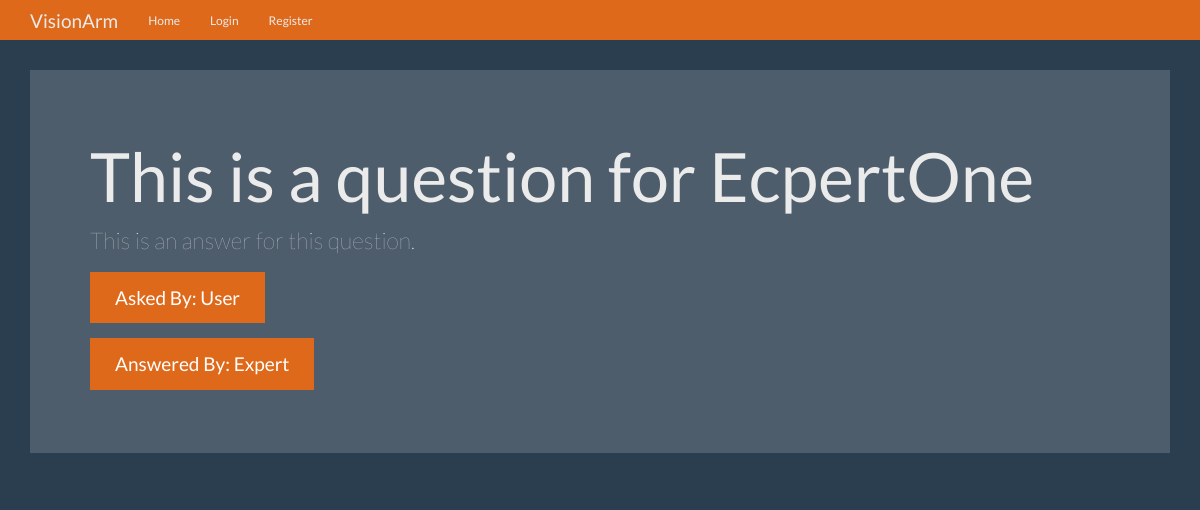
Screenshot of /question/1 with the database file from the repository.
### visionarm/models.py (models this page shows, shortened)
class Question(db.Model):
    id = db.Column(db.Integer, primary_key=True)
    question = db.Column(db.Text)
    answer = db.Column(db.Text)
    asked_by_id = db.Column(db.Integer, db.ForeignKey('user.id'))
    expert_id = db.Column(db.Integer, db.ForeignKey('user.id'))

class User(db.Model, UserMixin):
    id = db.Column(db.Integer, primary_key=True)
    login = db.Column(db.String(50))
    password = db.Column(db.String(100))
    name = db.Column(db.String(50))
    surname = db.Column(db.String(50))
    expert = db.Column(db.Boolean)
    admin = db.Column(db.Boolean)
    questions_asked = db.relationship(
        'Question',
        foreign_keys='Question.asked_by_id',
        backref='asker',
        lazy=True
    )
    answers_requested = db.relationship(
        'Question',
        foreign_keys='Question.expert_id',
        backref='expert',
        lazy=True
    )
    @property
    def unhashed_password(self):
        """
        Property that raises an error when attempting to access the unhashed password.

        Used to prevent direct access to the unhashed password.
        """
        raise AttributeError('Cannot view unhashed password!')

### visionarm/routes/main.py (the view)
@main.route('/question/<int:question_id>')
def question(question_id):
    question = Question.query.get_or_404(question_id)
    context = {
        'question': question
    }
    return render_template('question.html', **context)

### visionarm/templates/question.html (shortened to what this page needs)
{% extends 'base.html' %}
{% block content %}
<div class="jumbotron">
        <h1>{{ question.question }}</h1>
        <p>{{ question.answer }}</p>
        <p><a class="btn btn-primary btn-lg">Asked By: {{ question.asker.name }}</a></p>
        <p><a class="btn btn-primary btn-lg">Answered By: {{ question.expert.name }}</a></p>
      </div>
{% endblock %}

### visionarm/static/theme.css (style rules this page uses)
body { padding-top: 70px; padding-bottom: 30px; }

### rows the page displays
Question: question "This is a question for EcpertOne", answer "This is an answer for this question."
User: asker.name "User"
User: expert.name "Expert"
